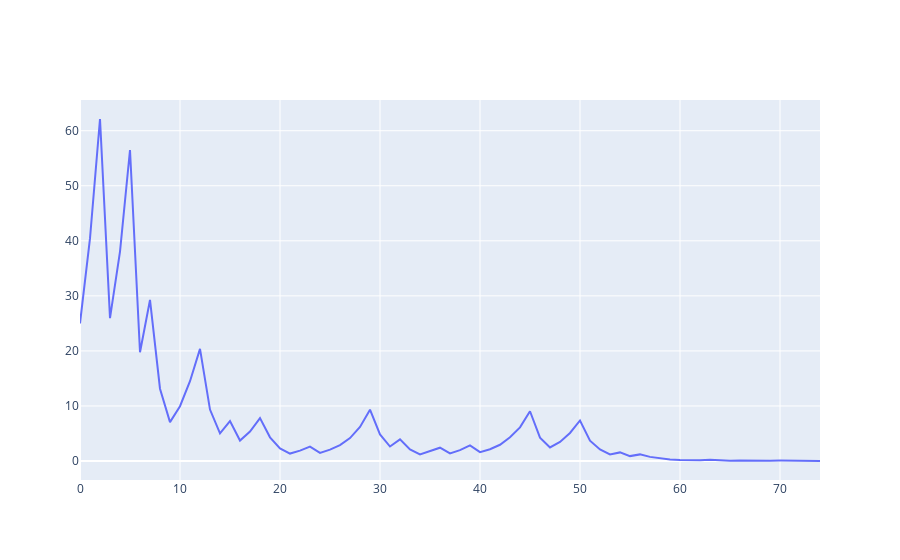

Source (notebook cell):
### Code cell
# Trained Agent
observation = env.reset()
for t in range(1000):
    action = agent.compute_action(observation)
    observation, reward, done, info = env.step(action)
#     print(reward, action, observation)
    if done:
        break
env.render()

### Figure 1 — Plotly figure (JSON) as saved in the notebook; plotly's stock layout.template omitted (floating-point values rounded to 4 significant figures)
{"data": [{"type": "scatter", "x": [0, 1, 2, 3, 4, 5, 6, 7, 8, 9, 10, 11, 12, 13, 14, 15, 16, 17, 18, 19, 20, 21, 22, 23, 24, 25, 26, 27, 28, 29, 30, 31, 32, 33, 34, 35, 36, 37, 38, 39, 40, 41, 42, 43, 44, 45, 46, 47, 48, 49, 50, 51, 52, 53, 54, 55, 56, 57, 58, 59, 60, 61, 62, 63, 64, 65, 66, 67, 68, 69, 70, 71, 72, 73, 74], "y": [25, 40.44, 62.13, 25.95, 38.04, 56.5, 19.75, 29.26, 13.13, 7.06, 9.95, 14.5, 20.37, 9.34, 5.02, 7.25, 3.71, 5.34, 7.79, 4.3, 2.29, 1.35, 1.88, 2.61, 1.48, 2.06, 2.9, 4.17, 6.19, 9.33, 4.83, 2.63, 3.92, 2.09, 1.19, 1.75, 2.42, 1.38, 1.97, 2.85, 1.61, 2.14, 2.95, 4.3, 6.11, 9.04, 4.24, 2.46, 3.46, 5.09, 7.36, 3.69, 2.1, 1.18, 1.56, 0.89, 1.2, 0.75, 0.47, 0.28, 0.16, 0.1, 0.15, 0.22, 0.11, 0.06, 0.09, 0.05, 0.08, 0.05, 0.07, 0.03, 0.01, 0.01, 0]}], "layout": {"autosize": true, "xaxis": {"autorange": true, "range": [0, 74], "type": "linear"}, "yaxis": {"autorange": true, "range": [-3.452, 65.58], "type": "linear"}}}
